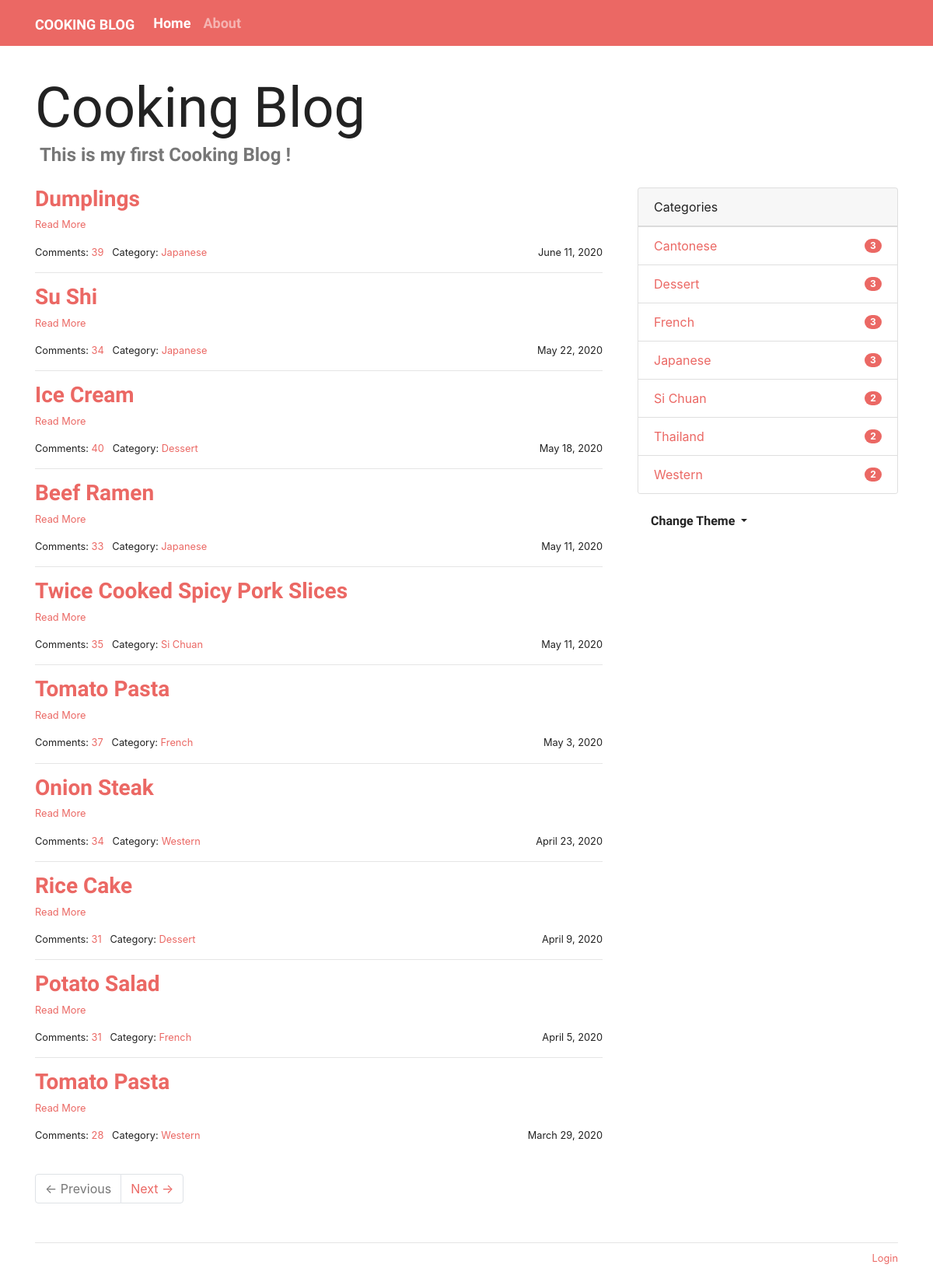
Before: / with the older database file.
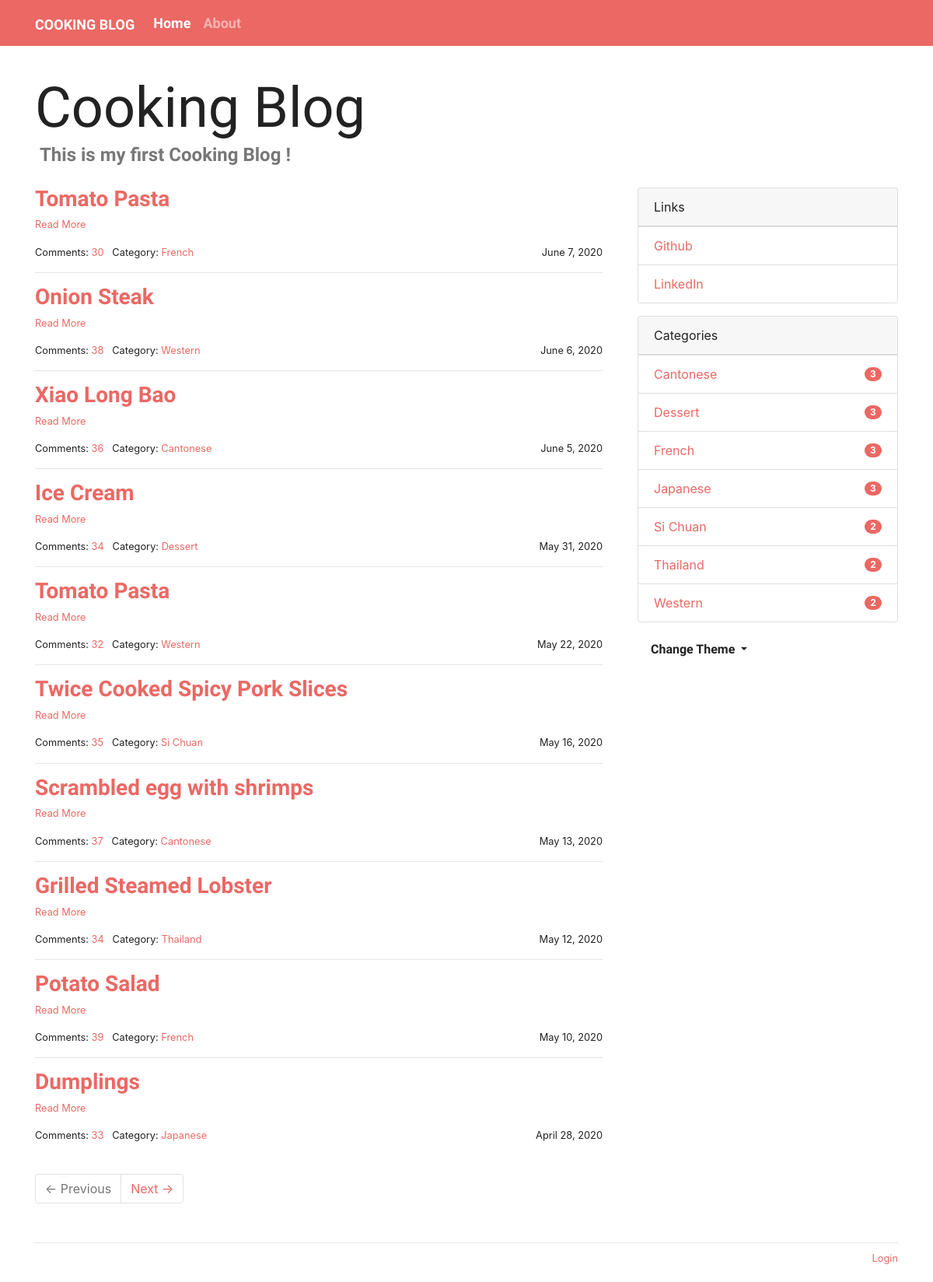
After: the same page with the newer database file.
### cooking/models.py (models this page shows)
class Post(db.Model):
    id = db.Column(db.Integer, primary_key=True)
    title = db.Column(db.String(60))
    content = db.Column(db.Text)
    timestamp = db.Column(db.DateTime, default=datetime.utcnow, index=True)
    category_id = db.Column(db.Integer, db.ForeignKey('category.id'))
    category = db.relationship('Category', back_populates='posts')
    comments = db.relationship('Comment', back_populates='post', cascade='all, delete-orphan')

class Category(db.Model):
    id = db.Column(db.Integer, primary_key=True)
    label = db.Column(db.String(30), unique=True)
    posts = db.relationship('Post', back_populates='category')

class Link(db.Model):
    id = db.Column(db.Integer, primary_key=True)
    name = db.Column(db.String(30))
    url = db.Column(db.String(255))

### cooking/blueprints/cook.py (the view)
@cook_bp.route('/')
def index():
    page = request.args.get('page', 1, type=int)
    per_page = current_app.config['COOKLOG_POST_PER_PAGE']
    pagination = Post.query.order_by(Post.timestamp.desc()).paginate(page, per_page=per_page)
    posts = pagination.items
    return render_template('cook/index.html', pagination=pagination, posts=posts)

### cooking/__init__.py (called while the page is built)
def register_template_context(app):
    @app.context_processor
    def make_template_context():
        admin = Admin.query.first()
        categories = Category.query.order_by(Category.label).all()
        links = Link.query.order_by(Link.name).all()
        if current_user.is_authenticated:
            unread_comments = Comment.query.filter_by(reviewed=False).count()
        else:
            unread_comments = None
        return dict(
            admin=admin, categories=categories,
            links=links, unread_comments=unread_comments)

def register_request_handlers(app):
    @app.after_request
    def query_profiler(response):
        for q in get_debug_queries():
            if q.duration >= app.config['COOKING_SLOW_QUERY_THRESHOLD']:
                app.logger.warning(
                    'Slow query: Duration: %fs\n Context: %s\nQuery: %s\n '
                    % (q.duration, q.context, q.statement)
                )
        return response

### cooking/templates/cook/index.html (shortened to what this page needs)
{% extends 'base.html' %}
{% from 'bootstrap/pagination.html' import render_pager %}
{% block content %}
    <div class="page-header">
        <h1 class="display-3">{{ admin.blog_title|default('Blog Title') }}</h1>
        <h4 class="text-muted">&nbsp;{{ admin.blog_sub_title|default('Blog Subtitle') }}</h4>
    </div>
    <div class="row">
        <div class="col-sm-8">
            {% include 'cook/_posts.html' %}
            {% if posts %}
                <div class="page-footer">{{ render_pager(pagination) }}</div>
            {% endif %}
        </div>
        <div class="col-sm-4 sidebar">
            {% include 'cook/_sidebar.html' %}
        </div>
    </div>
{% endblock %}

### cooking/templates/cook/_posts.html (shortened to what this page needs)
{% if posts %}
    {% for post in posts %}
        <h3 class="text-primary"><a href="{{ url_for('.show_post', post_id=post.id) }}">{{ post.title }}</a></h3>
        <p>
            <small><a href="{{ url_for('.show_post', post_id=post.id) }}">Read More</a></small>
        </p>
        <small>
            Comments: <a href="{{ url_for('.show_post', post_id=post.id) }}#comments">{{ post.comments|length }}</a>&nbsp;&nbsp;
            Category: <a
                href="{{ url_for('.show_category', category_id=post.category.id) }}">{{ post.category.label }}</a>
            <span class="float-right">{{ moment(post.timestamp).format('LL') }}</span>
        </small>
        {% if not loop.last %}
            <hr>
        {% endif %}
    {% endfor %}
{% endif %}

### cooking/templates/cook/_sidebar.html (shortened to what this page needs)
{% if links %}
    <div class="card mb-3">
        <div class="card-header">Links</div>
        <ul class="list-group list-group-flush">
            {% for link in links %}
                <li class="list-group-item  list-group-item-action d-flex justify-content-between align-items-center">
                    <a href="{{ link.url }}" target="_blank">{{ link.name }}</a>
                </li>
            {% endfor %}
        </ul>
    </div>
{% endif %}
{% if categories %}
    <div class="card mb-3">
        <div class="card-header">Categories</div>
        <ul class="list-group list-group-flush">
            {% for category in categories %}
                <li class="list-group-item  list-group-item-action d-flex justify-content-between align-items-center">
                    <a href="{{ url_for('cook.show_category', category_id=category.id) }}">
                        {{ category.label }}
                    </a>
                    <span class="badge badge-primary badge-pill"> {{ category.posts|length }}</span>
                </li>
            {% endfor %}
        </ul>
    </div>
{% endif %}
<div class="dropdown">
    <button class="btn btn-default dropdown-toggle" type="button" id="dropdownMenuButton"
            data-toggle="dropdown" aria-haspopup="true" aria-expanded="false">
        Change Theme
    </button>
</div>

Changed rows visible on the page:
no longer on this page (row edited): Post: title "Su Shi", comments|length "34", category.label "Japanese", timestamp "May 22, 2020"
no longer on this page (row edited): Post: title "Beef Ramen", comments|length "33", category.label "Japanese", timestamp "May 11, 2020"
no longer on this page (row edited): Post: title "Rice Cake", comments|length "31", category.label "Dessert", timestamp "April 9, 2020"
changed Post: comments|length "37" → "30"; timestamp "May 3, 2020" → "June 7, 2020"
changed Post "Onion Steak": comments|length "34" → "38"; timestamp "April 23, 2020" → "June 6, 2020"
now on this page (row edited): Post: title "Xiao Long Bao", comments|length "36", category.label "Cantonese", timestamp "June 5, 2020"
changed Post "Ice Cream": comments|length "40" → "34"; timestamp "May 18, 2020" → "May 31, 2020"; moves down the list
changed Post: comments|length "28" → "32"; timestamp "March 29, 2020" → "May 22, 2020"; moves up the list
changed Post "Twice Cooked Spicy Pork Slices": timestamp "May 11, 2020" → "May 16, 2020"; moves down the list
now on this page (row edited): Post: title "Scrambled egg with shrimps", comments|length "37", category.label "Cantonese", timestamp "May 13, 2020"
now on this page (row edited): Post: title "Grilled Steamed Lobster", comments|length "34", category.label "Thailand", timestamp "May 12, 2020"
changed Post "Potato Salad": comments|length "31" → "39"; timestamp "April 5, 2020" → "May 10, 2020"
changed Post "Dumplings": comments|length "39" → "33"; timestamp "June 11, 2020" → "April 28, 2020"; moves down the list
added Link: name "Github"
added Link: name "LinkedIn"
Other visible differences:
text now shown: "Links"
